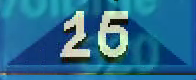
#> input picture data/confusing/frame_15906.png, 196 x 80 px
$ python -i cv_processing.py   (imports and definitions only)
#> lines starting #> are read from the running program, lines starting #| are printed output that depends on the picture; after the words box and inside, x2 and y2 are one past the last pixel; in counts of white or black regions, pixels touching at a corner belong together
#> in binarize_pil, image_bgr is the input picture: shape (80, 196, 3); mean B, G, R 144.8, 109.5, 41.1
from __future__ import annotations
import math
import cv2
import numpy as np
from PIL import Image

def binarize(image_bgr: np.ndarray, hsv_s_thresh: int = 30, gray_thresh: int = 150) -> np.ndarray:
    """Return a binary (uint8 0/255) image."""
#> called with hsv_s_thresh = 30, gray_thresh = 150
    gray = cv2.cvtColor(image_bgr, cv2.COLOR_BGR2GRAY)
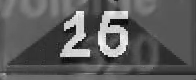
#> gray: shape (80, 196); min 0, max 247, mean 93

    hsv = cv2.cvtColor(image_bgr, cv2.COLOR_BGR2HSV)
#> hsv: shape (80, 196, 3); mean H, S, V 93.7, 194, 148.7
    sat = hsv[..., 1]
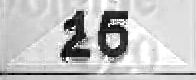
#> sat: shape (80, 196); min 0, max 255, mean 194
    sat_limit = np.clip(hsv_s_thresh, 0, 100)
    sat_threshold = int(round((sat_limit / 100.0) * 255))

    _, low_sat_mask = cv2.threshold(sat, sat_threshold, 255, cv2.THRESH_BINARY_INV)
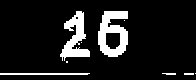
#> low_sat_mask: shape (80, 196); 11.4% white; 9 white regions (4 under 20 px), largest, box (x1, y1, x2, y2) and area: (98, 11, 128, 57) 860, (60, 11, 90, 61) 699, (0, 73, 90, 75) 178, (162, 73, 176, 75) 24, (184, 73, 194, 75) 20
    _, bright_mask = cv2.threshold(gray, gray_thresh, 255, cv2.THRESH_BINARY)
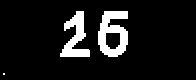
#> bright_mask: shape (80, 196); 9.8% white; 3 white regions (1 under 20 px), largest, box (x1, y1, x2, y2) and area: (98, 11, 128, 57) 860, (60, 11, 90, 57) 679
    binary = cv2.bitwise_and(low_sat_mask, bright_mask)
#> binary: shape (80, 196); 9.7% white; 3 white regions (1 under 20 px), largest, box (x1, y1, x2, y2) and area: (98, 11, 128, 57) 859, (60, 11, 90, 57) 663
    return binary

    raise ValueError(f"Unsupported binarisation method: {method}")

def binarize_pil(image: Image.Image) -> np.ndarray:
    """Return a binary (uint8 0/255) image."""
    image_bgr = cv2.cvtColor(np.array(image), cv2.COLOR_RGB2BGR)
    binary = binarize(image_bgr)
    return binary


# [74 lines left out: functions calculate_rmse, calculate_ndarray_diff, calculate_roi_diff, calculate_average_binary_diff, not called in this run]

SINGLE_DIGIT_BORDER = 40        # px 左右黑邊寬度門檻
SINGLE_DIGIT_THRESH = 0.03      # 左或右 >3% 白點 ⇒ 不是單一數字
# [76 lines left out: functions is_single_digit, trim_black_borders, resize_keep_aspect, not called in this run]

>>> import cv2
>>> picture = cv2.cvtColor(cv2.imread('../data/confusing/frame_15906.png'), cv2.COLOR_BGR2RGB)
>>> result = binarize_pil(picture)

$ run again, on data/confusing/frame_17545.png
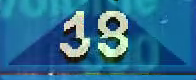
#> input picture data/confusing/frame_17545.png, 196 x 80 px
#> in binarize_pil, image_bgr is the input picture: shape (80, 196, 3); mean B, G, R 145.6, 109.7, 42.2
#> hsv: shape (80, 196, 3); mean H, S, V 95.5, 191.6, 149.3
#> in binarize, `_, low_sat_mask = cv2.threshold(sat, sat_threshold, 255, cv2.THRESH_BI..`:
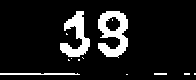
#> low_sat_mask: shape (80, 196); 10.9% white; 13 white regions (9 under 20 px), largest, box (x1, y1, x2, y2) and area: (98, 11, 128, 58) 842, (60, 11, 90, 57) 648, (0, 73, 80, 75) 153, (154, 73, 167, 75) 26
#> in binarize, `_, bright_mask = cv2.threshold(gray, gray_thresh, 255, cv2.THRESH_BINA..`:
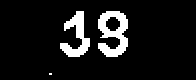
#> bright_mask: shape (80, 196); 9.4% white; 3 white regions (1 under 20 px), largest, box (x1, y1, x2, y2) and area: (98, 11, 128, 57) 836, (60, 11, 90, 57) 634
#> binary: shape (80, 196); 9.4% white; 3 white regions (1 under 20 px), largest, box (x1, y1, x2, y2) and area: (98, 11, 128, 57) 836, (60, 11, 90, 57) 629

$ run again, on data/confusing/frame_28046.png
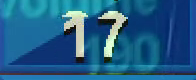
#> input picture data/confusing/frame_28046.png, 196 x 80 px
#> in binarize_pil, image_bgr is the input picture: shape (80, 196, 3); mean B, G, R 137.2, 95.5, 32.6
#> hsv: shape (80, 196, 3); mean H, S, V 98.9, 203.6, 139.9
#> in binarize, `_, low_sat_mask = cv2.threshold(sat, sat_threshold, 255, cv2.THRESH_BI..`:
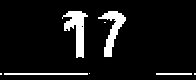
#> low_sat_mask: shape (80, 196); 8.2% white; 8 white regions (4 under 20 px), largest, box (x1, y1, x2, y2) and area: (62, 11, 88, 58) 551, (98, 11, 126, 57) 480, (4, 73, 88, 75) 168, (156, 73, 192, 75) 72
#> in binarize, `_, bright_mask = cv2.threshold(gray, gray_thresh, 255, cv2.THRESH_BINA..`:
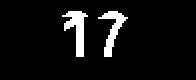
#> bright_mask: shape (80, 196); 6.5% white; 2 white regions, box (x1, y1, x2, y2) and area: (62, 11, 88, 57) 540, (98, 11, 128, 57) 472
#> binary: shape (80, 196); 6.4% white; 2 white regions, box (x1, y1, x2, y2) and area: (63, 11, 88, 57) 537, (98, 11, 126, 57) 468
